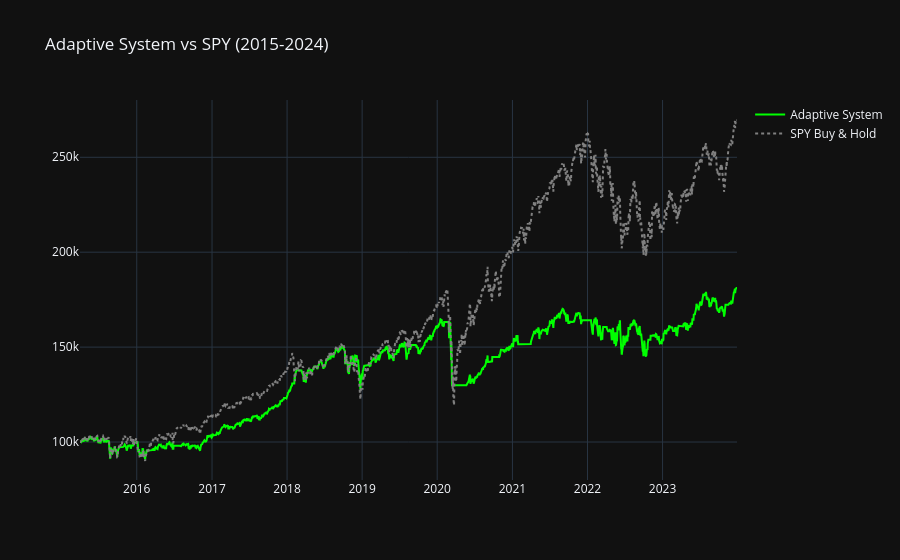
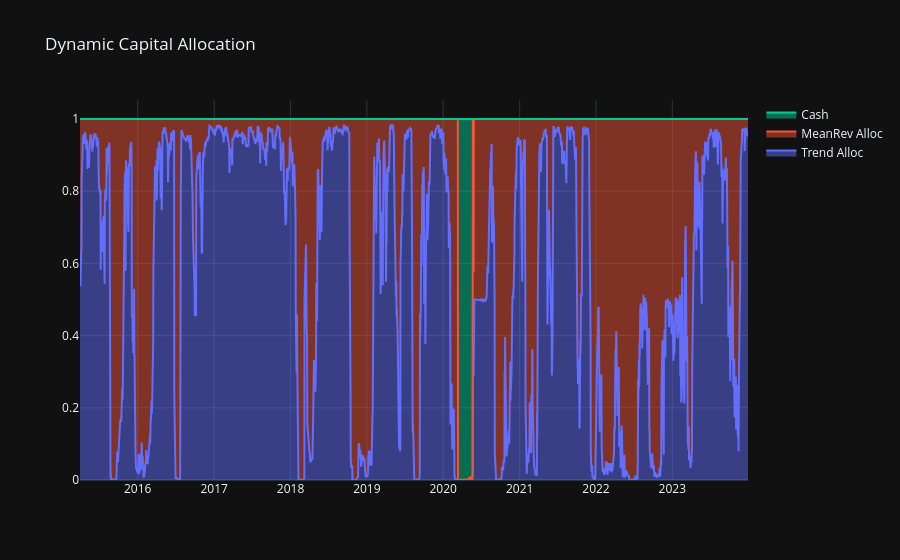

Write notebook code for charts like these, in order.
### Code cell
# Plot Equity Curve vs Buy & Hold
fig = go.Figure()

# System Equity
fig.add_trace(go.Scatter(x=results.index, y=results['Equity'], 
                         mode='lines', name='Adaptive System', line=dict(color='lime')))

# Buy & Hold
fig.add_trace(go.Scatter(x=results.index, y=results['Buy_Hold'], 
                         mode='lines', name='SPY Buy & Hold', line=dict(color='gray', dash='dot')))

# Regime Background Colors (Optional but fancy)
# We can visualize where the system went to Cash
fig.update_layout(title='Adaptive System vs SPY (2015-2024)', template='plotly_dark')
fig.show()

# Plot Allocations
fig2 = go.Figure()
fig2.add_trace(go.Scatter(x=results.index, y=results['Allocation_Trend'], name='Trend Alloc', stackgroup='one'))
fig2.add_trace(go.Scatter(x=results.index, y=results['Allocation_MeanRev'], name='MeanRev Alloc', stackgroup='one'))
fig2.add_trace(go.Scatter(x=results.index, y=1-(results['Allocation_Trend']+results['Allocation_MeanRev']), name='Cash', stackgroup='one'))
fig2.update_layout(title='Dynamic Capital Allocation', template='plotly_dark')
fig2.show()

### Figure 1 — Plotly figure (JSON) as saved in the notebook; plotly's stock layout.template omitted (floating-point values rounded to 4 significant figures; data arrays with more than 128 entries replaced by an {"elided": "..."} marker saying what was removed)
{"data": [{"line": {"color": "lime"}, "mode": "lines", "name": "Adaptive System", "type": "scatter", "x": {"elided": "2204 str values"}, "y": {"elided": "2204 float values"}}, {"line": {"color": "gray", "dash": "dot"}, "mode": "lines", "name": "SPY Buy & Hold", "type": "scatter", "x": {"elided": "2204 str values"}, "y": {"elided": "2204 float values"}}], "layout": {"title": {"text": "Adaptive System vs SPY (2015-2024)"}}}

### Figure 2 — Plotly figure (JSON) as saved in the notebook; plotly's stock layout.template omitted (floating-point values rounded to 4 significant figures; data arrays with more than 128 entries replaced by an {"elided": "..."} marker saying what was removed)
{"data": [{"name": "Trend Alloc", "stackgroup": "one", "type": "scatter", "x": {"elided": "2204 str values"}, "y": {"elided": "2204 float values"}}, {"name": "MeanRev Alloc", "stackgroup": "one", "type": "scatter", "x": {"elided": "2204 str values"}, "y": {"elided": "2204 float values"}}, {"name": "Cash", "stackgroup": "one", "type": "scatter", "x": {"elided": "2204 str values"}, "y": {"elided": "2204 float values"}}], "layout": {"title": {"text": "Dynamic Capital Allocation"}}}
